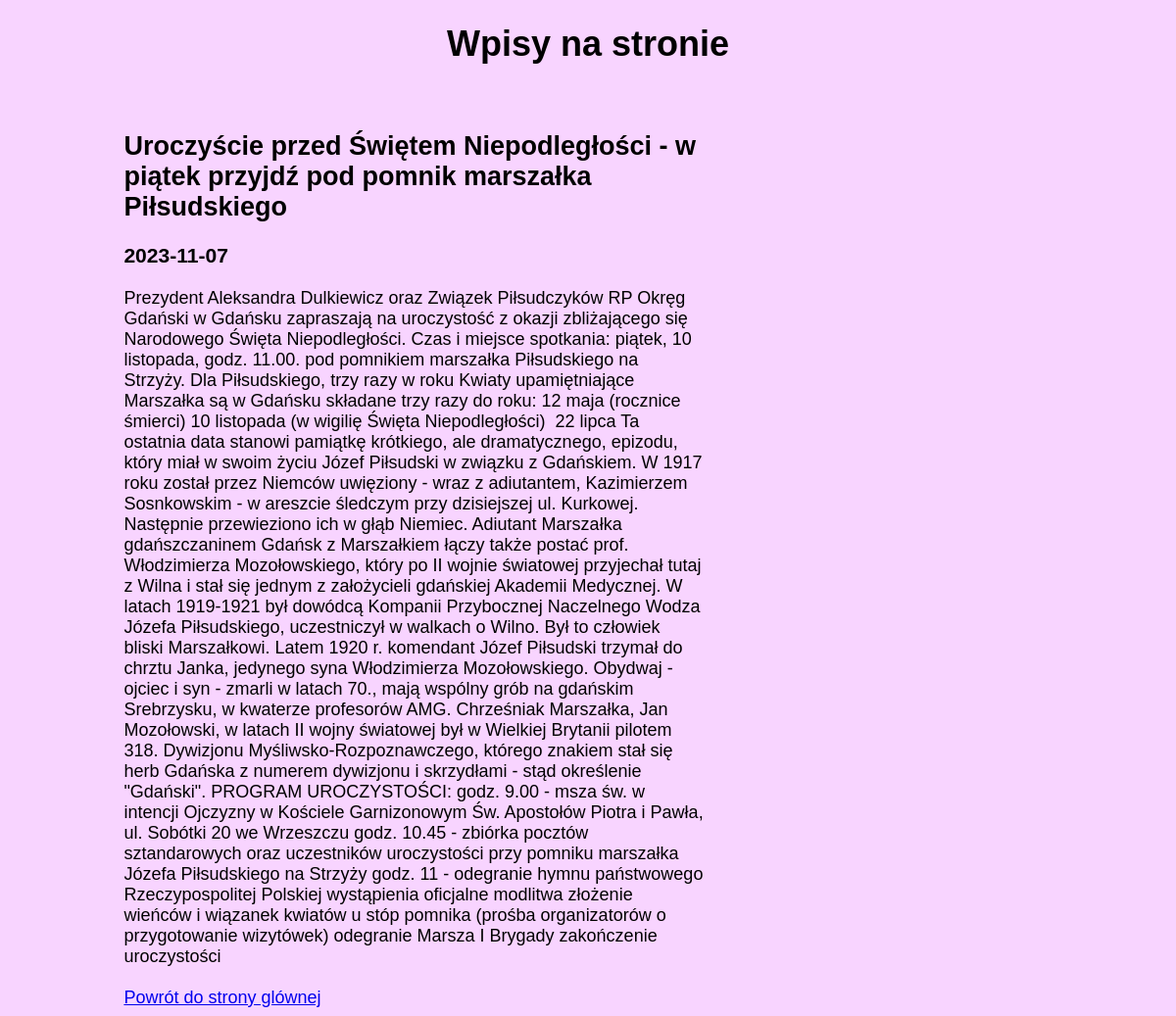
Page /wpis.php?id=4 on the committed database.
### tables this page shows
CREATE TABLE `wpisy` (
  `id` text NOT NULL,
  `tytul` varchar(255) NOT NULL,
  `data` date NOT NULL,
  `tresc` text NOT NULL
);

### wpis.php (the view, shortened to what this page needs)
<!DOCTYPE html>
<html lang="pl">
<?php
    $conn = mysqli_connect("localhost", "root", "", "news");
?>
<head>
    <link rel="stylesheet" type="text/css" href="styl.css">
</head>
<body>
    <h1>Wpisy na stronie</h1>
    <br>
    <div class="wpis">
    <?php
    $id_w=$_GET['id'];
    $sql="SELECT * FROM wpisy WHERE id=$id_w";
    $res=mysqli_query($conn,$sql);
    $wyn=mysqli_fetch_assoc($res);
    echo '<h2>'.$wyn['tytul'].'</h2>';
    echo'<h3>'.$wyn['data']."</h3>";
    echo $wyn['tresc'];
    echo " <br><br><a href='index.php?id='>Powrót do strony glównej</a>";
    ?>
    </div>
</body>
</html>

### styl.css (style rules this page uses)
body { background: rgb(248, 212, 255); font-family: Georgia, Arial, Helvetica; text-align: center; font-size: large; }
.wpis { text-align: left; width: 50%; margin-left: 10%; }

### rows in the picture
wpisy: tytul "Uroczyście przed Świętem Niepodległości - w piątek przyjdź pod pomnik marszałka Piłsudskiego", data "2023-11-07", tresc "Prezydent Aleksandra Dulkiewicz oraz Związek Piłsudczyków RP Okręg Gdański w Gdańsku zapraszają na uroczystość z okazji zbliżającego się Narodowego Święta Niepodległości. Czas i miejsce spotkania: piątek, 10 listopada, godz. 11.00. pod pomnikiem marszałka Piłsudskiego na Strzyży. Dla Piłsudskiego, trzy razy w roku Kwiaty upamiętniające Marszałka są w Gdańsku składane trzy razy do roku: 12 maja (rocznice śmierci) 10 listopada (w wigilię Święta Niepodległości) 22 lipca Ta ostatnia data stanowi pamiątkę krótkiego, ale dramatycznego, epizodu, który miał w swoim życiu Józef Piłsudski w związku z Gdańskiem. W 1917 roku został przez Niemców uwięziony - wraz z adiutantem, Kazimierzem Sosnkowskim -…"
